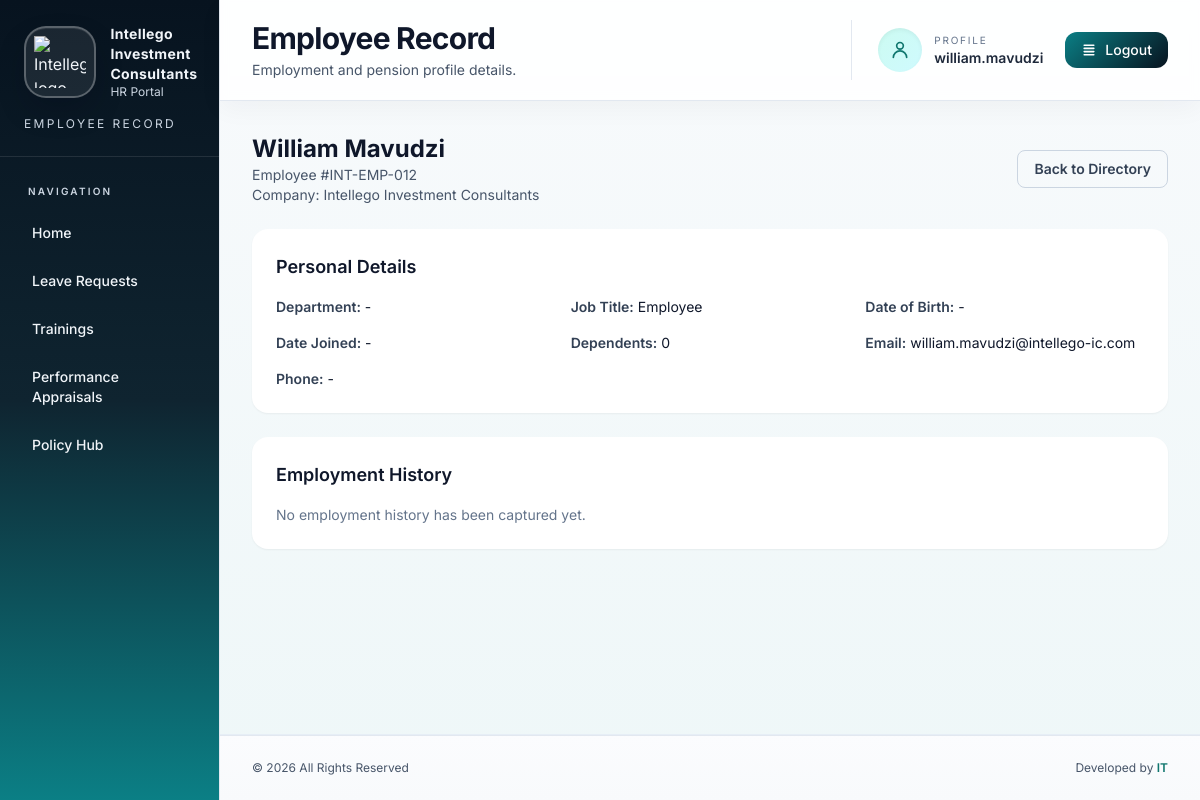
/profiles/23/ (signed in), run on the app's committed database.
### core/models.py (models this page shows, shortened)
class Company(models.Model):
	name = models.CharField(max_length=200, unique=True)
	class Meta:
		ordering = ['name']

class EmployeeProfile(models.Model):
	user = models.OneToOneField(User, on_delete=models.SET_NULL, null=True, blank=True)
	management_approver = models.ForeignKey(User, on_delete=models.SET_NULL, null=True, blank=True, related_name='managed_employee_profiles')
	company = models.ForeignKey(Company, on_delete=models.SET_NULL, null=True, blank=True)
	employee_number = models.CharField(max_length=20, unique=True)
	full_name = models.CharField(max_length=150)
	department = models.CharField(max_length=120, blank=True)
	job_title = models.CharField(max_length=120)
	leave_days_balance = models.PositiveIntegerField(default=0)
	date_of_birth = models.DateField(null=True, blank=True)
	date_joined = models.DateField(null=True, blank=True)
	dependents_count = models.PositiveIntegerField(default=0)
	email = models.EmailField()
	phone = models.CharField(max_length=30, blank=True)
	address = models.TextField(blank=True)
	emergency_contact = models.CharField(max_length=150, blank=True)
	pension_provider = models.CharField(max_length=150, blank=True)
	pension_policy_number = models.CharField(max_length=80, blank=True)
	pension_contribution_rate = models.DecimalField(max_digits=5, decimal_places=2, null=True, blank=True)
	employment_history = models.TextField(blank=True)

### core/views.py (the view)
# urls.py: path('profiles/<int:pk>/', EmployeeProfileDetailView.as_view(), name='profile-detail'),
class EmployeeProfileDetailView(DashboardContextMixin, DetailView):
	model = EmployeeProfile
	template_name = 'core/profile_detail.html'
	context_object_name = 'profile'
	def get_queryset(self):
		queryset = super().get_queryset()
		if is_hr_user(self.request.user):
			company = get_user_company(self.request.user)
			return queryset.filter(company=company) if company else queryset
		profile = get_user_employee_profile(self.request.user)
		return queryset.filter(pk=profile.pk) if profile else queryset.none()
	def get_context_data(self, **kwargs):
		context = super().get_context_data(**kwargs)
		context.update(
			{
				'dashboard_title': 'Employee Record',
				'dashboard_subtitle': 'Employment and pension profile details.',
				'back_url': reverse_lazy('core:profile-list'),
			}
		)
		return context

### core/views.py (called while the page is built)
def is_hr_user(user):
	return user.is_authenticated and (user.is_superuser or user.is_staff or user.groups.filter(name='HR').exists())

def is_management_user(user):
	return user.is_authenticated and user.groups.filter(name='Management').exists()

def get_user_employee_profile(user):
	if not user.is_authenticated:
		return None
	return EmployeeProfile.objects.filter(user=user).first()

def get_user_company(user):
	profile = get_user_employee_profile(user)
	return profile.company if profile else None

	def get_context_data(self, **kwargs):
		context = super().get_context_data(**kwargs)
		if is_hr_user(self.request.user):
			sidebar_role = 'hr'
		elif is_management_user(self.request.user):
			sidebar_role = 'management'
		else:
			sidebar_role = 'employee'
		company = get_user_company(self.request.user)
		context.update(
			{
				'dashboard_title': self.dashboard_title,
				'dashboard_subtitle': self.dashboard_subtitle,
				'sidebar_role': sidebar_role,
				'is_hr': is_hr_user(self.request.user),
				'company_name': company.name if company else '',
			}
		)
		return context

### templates/core/profile_detail.html
{% extends 'core/dashboard_base.html' %}
{% block dashboard_content %}
<div class="mx-auto max-w-5xl space-y-6">
    <div class="flex items-center justify-between">
        <div>
            <h1 class="text-2xl font-bold text-slate-900">{{ profile.full_name }}</h1>
            <p class="text-sm text-slate-600">Employee #{{ profile.employee_number }}</p>
            <p class="text-sm text-slate-600">Company: {{ profile.company.name|default:'-' }}</p>
        </div>
        <a href="{{ back_url }}" class="rounded-lg border border-slate-300 px-4 py-2 text-sm font-semibold text-slate-700 hover:bg-slate-50">Back to Directory</a>
    </div>
    <section class="rounded-2xl bg-white p-6 shadow-sm">
        <h2 class="mb-4 text-lg font-semibold text-slate-900">Personal Details</h2>
        <div class="grid gap-4 sm:grid-cols-2 lg:grid-cols-3 text-sm">
            <div><span class="font-semibold text-slate-700">Department:</span> {{ profile.department|default:'-' }}</div>
            <div><span class="font-semibold text-slate-700">Job Title:</span> {{ profile.job_title }}</div>
            <div><span class="font-semibold text-slate-700">Date of Birth:</span> {{ profile.date_of_birth|date:'d/m/Y'|default:'-' }}</div>
            <div><span class="font-semibold text-slate-700">Date Joined:</span> {{ profile.date_joined|date:'d/m/Y'|default:'-' }}</div>
            <div><span class="font-semibold text-slate-700">Dependents:</span> {{ profile.dependents_count }}</div>
            <div><span class="font-semibold text-slate-700">Email:</span> {{ profile.email }}</div>
            <div><span class="font-semibold text-slate-700">Phone:</span> {{ profile.phone|default:'-' }}</div>
        </div>
    </section>
    <section class="rounded-2xl bg-white p-6 shadow-sm">
        <h2 class="mb-4 text-lg font-semibold text-slate-900">Employment History</h2>
        {% if profile.employment_history %}
            <p class="whitespace-pre-line text-sm text-slate-700">{{ profile.employment_history }}</p>
        {% else %}
            <p class="text-sm text-slate-500">No employment history has been captured yet.</p>
        {% endif %}
    </section>
</div>
{% endblock %}

### templates/core/dashboard_base.html (shortened to what this page needs)
{% load static %}
<!DOCTYPE html>
<html lang="en">
<head>
    <script src="https://cdn.tailwindcss.com"></script>
</head>
<body class="bg-slate-50 text-slate-900">
    <div class="flex min-h-screen flex-col">
        <div class="flex flex-1 lg:grid lg:grid-cols-[220px_1fr]">
            <aside class="border-r border-slate-200 bg-gradient-to-b from-[#07131f] via-[#0f2430] to-[#0b7f85] text-slate-100">
                <div class="border-b border-white/10 p-6">
                    <div class="sidebar-brand">
                        <div class="sidebar-brand-icon">
                            {% if company_name == 'HEW Corporate Lawyers' %}
                            <img src="{% static 'images/hewcorplaw.logo.png' %}" alt="HEW Corporate Lawyers logo" class="sidebar-brand-logo" />
                            {% elif company_name == 'MMC Capital' %}
                            <img src="{% static 'images/mmc.logo.png' %}" alt="MMC Capital logo" class="sidebar-brand-logo" />
                            {% else %}
                            <img src="{% static 'images/intellego.logo.png' %}" alt="Intellego logo" class="sidebar-brand-logo" />
                            {% endif %}
                        </div>
                        <div>
                            <p class="text-sm font-bold tracking-wide">{{ company_name|default:'Intellego' }}</p>
                            <p class="text-xs text-slate-300">HR Portal</p>
                        </div>
                    </div>
                    <p class="mt-4 text-xs uppercase tracking-[0.2em] text-slate-300">{{ dashboard_title }}</p>
                </div>
                <nav class="space-y-1 px-4 py-6 text-sm">
                    <p class="mb-3 px-3 text-[10px] font-semibold uppercase tracking-[0.22em] text-slate-300">Navigation</p>
                    <ul class="space-y-2">
                        <li>
                            <a href="{% url 'core:home' %}" class="block rounded-xl px-4 py-2.5 font-medium text-slate-100 hover:bg-white/8">
                                Home
                            </a>
                        </li>
                        {% if sidebar_role == 'employee' %}
                        <li><a href="{% url 'core:leave-list' %}" class="block rounded-xl px-4 py-2.5 font-medium text-slate-100 hover:bg-white/8">Leave Requests</a></li>
                        <li><a href="{% url 'core:training-list' %}" class="block rounded-xl px-4 py-2.5 font-medium text-slate-100 hover:bg-white/8">Trainings</a></li>
                        <li><a href="{% url 'core:appraisal-list' %}" class="block rounded-xl px-4 py-2.5 font-medium text-slate-100 hover:bg-white/8">Performance Appraisals</a></li>
                        <li><a href="{% url 'core:policy-list' %}" class="block rounded-xl px-4 py-2.5 font-medium text-slate-100 hover:bg-white/8">Policy Hub</a></li>
                        {% endif %}
                    </ul>
                </nav>
            </aside>
            <div class="flex flex-1 flex-col">
                <header class="border-b border-slate-200 bg-white/85 shadow-[0_8px_24px_rgba(15,23,42,0.04)] backdrop-blur-sm">
                    <div class="flex items-center justify-between gap-4 px-4 py-5 sm:px-6 lg:px-8">
                        <div>
                            <h1 class="text-2xl font-bold tracking-tight text-slate-900 sm:text-3xl">{{ dashboard_title }}</h1>
                            {% if dashboard_subtitle %}
                            <p class="mt-1 text-sm text-slate-600">{{ dashboard_subtitle }}</p>
                            {% endif %}
                        </div>
                        <div class="flex items-center gap-3 border-l border-slate-200 pl-4">
                            {% if request.user.employeeprofile %}
                            <a href="{% url 'core:profile-detail' request.user.employeeprofile.pk %}" class="profile-quick-link flex items-center gap-3 rounded-2xl px-2.5 py-2 text-left text-slate-700">
                                <div class="flex h-11 w-11 items-center justify-center rounded-full bg-gradient-to-br from-teal-100 to-cyan-100 text-teal-700 shadow-inner">
                                    <svg class="h-5 w-5" viewBox="0 0 24 24" fill="none" stroke="currentColor" stroke-width="2" stroke-linecap="round" stroke-linejoin="round" aria-hidden="true">
                                        <path d="M20 21a8 8 0 0 0-16 0"/>
                                        <circle cx="12" cy="7" r="4"/>
                                    </svg>
                                </div>
                                <div class="hidden sm:block">
                                    <div class="text-[10px] uppercase tracking-[0.18em] text-slate-500">Profile</div>
                                    <div class="text-sm font-semibold text-slate-800">{{ request.user.get_full_name|default:request.user.username }}</div>
                                </div>
                            </a>
                            {% endif %}
                            <form method="post" action="{% url 'core:logout' %}">
                                <button type="submit" class="btn-primary inline-flex items-center gap-2 rounded-xl px-4 py-2 text-sm font-medium text-white hover:shadow-md">
                                    <svg class="h-4 w-4" fill="currentColor" viewBox="0 0 20 20">
                                        <path fill-rule="evenodd" d="M3 4a1 1 0 011-1h12a1 1 0 110 2H4a1 1 0 01-1-1zm0 4a1 1 0 011-1h12a1 1 0 110 2H4a1 1 0 01-1-1zm0 4a1 1 0 011-1h12a1 1 0 110 2H4a1 1 0 01-1-1zm0 4a1 1 0 011-1h12a1 1 0 110 2H4a1 1 0 01-1-1z" clip-rule="evenodd"/>
                                    </svg>
                                    Logout
                                </button>
                            </form>
                        </div>
                    </div>
                </header>
                <main class="flex-1 p-4 sm:p-6 lg:p-8">
                    {% block dashboard_content %}{% endblock %}
                </main>
                <footer class="mt-auto">
                    <div class="border-t border-slate-200 px-4 py-6 sm:px-6 lg:px-8">
                        <div class="flex flex-col items-center justify-between gap-4 sm:flex-row">
                            <p class="text-xs text-slate-600">&copy; 2026 All Rights Reserved</p>
                            <p class="text-xs text-slate-600">Developed by <span class="font-semibold text-teal-700">IT</span></p>
                        </div>
                    </div>
                </footer>
            </div>
        </div>
    </div>
</body>
</html>

### templates/core/dashboard_base.html (style rules this page uses)
:root { --accent: #0b7f85; --accent-deep: #07131f; --gold: #d7b66d; --surface: #f8fafc; --muted: #64748b; }
html, body { font-family: Inter, ui-sans-serif, system-ui, -apple-system, BlinkMacSystemFont, "Segoe UI", sans-serif; background: linear-gradient(180deg, #f8fafc 0%, #eef7f8 100%); }
*, *::before, *::after { box-sizing: border-box; }
body { overflow-x: auto; }
.flex-1, main, .lg\:grid-cols-\[220px_1fr\] { min-width: 0; }
main { overflow-x: auto; -webkit-overflow-scrolling: touch; }
.sidebar-brand { display: flex; align-items: center; gap: 0.9rem; }
.sidebar-brand-icon { display: flex; align-items: center; justify-content: center; width: 72px; height: 72px; min-width: 72px; border-radius: 22px; background: rgba(255,255,255,0.08); border: 2px solid rgba(255,255,255,0.28); box-shadow: inset 0 1px 0 rgba(255,255,255,0.08), 0 14px 28px rgba(2,6,23,0.18); }
.sidebar-brand-logo { width: 52px; height: 52px; object-fit: contain; }
nav a, nav button { transition: all 0.18s ease; }
.btn-primary { background: linear-gradient(135deg, var(--accent), var(--accent-deep)); transition: transform 0.12s ease, box-shadow 0.12s ease; }
footer { border-top:1px solid #e6eef6; background:linear-gradient(180deg,#fbfcfe,#f8fafc); }
a { transition: all 0.2s ease; }

### data on the page
Company: name "Intellego Investment Consultants"
EmployeeProfile: full_name "William Mavudzi", employee_number "INT-EMP-012", company.name "Intellego Investment Consultants", department "-", job_title "Employee", date_of_birth "-", date_joined "-", dependents_count "0", email "william.mavudzi@intellego-ic.com", phone "-"

### other printed values
{{ dashboard_title }} "EMPLOYEE RECORD"
{{ dashboard_title }} "Employee Record"
{{ dashboard_subtitle }} "Employment and pension profile details."
{{ request.user.get_full_name|default:request.user.username }} "william.mavudzi"
